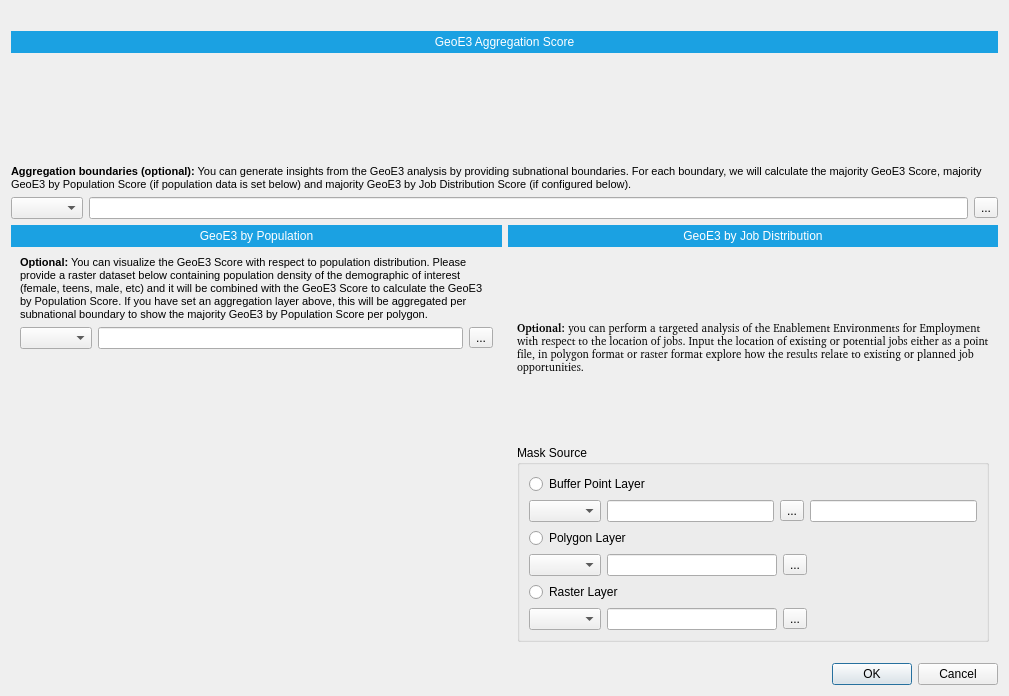
<?xml version="1.0" encoding="UTF-8"?>
<ui version="4.0">
 <class>AnalysisDialogBase</class>
 <widget class="QWidget" name="AnalysisDialogBase">
  <property name="geometry">
   <rect>
    <x>0</x>
    <y>0</y>
    <width>1009</width>
    <height>696</height>
   </rect>
  </property>
  <property name="windowTitle">
   <string>Form</string>
  </property>
  <layout class="QGridLayout" name="gridLayout_2">
   <item row="1" column="0">
    <layout class="QGridLayout" name="geoe3_layout">
     <item row="0" column="0">
      <widget class="QLabel" name="geoe3_title">
       <property name="sizePolicy">
        <sizepolicy hsizetype="Preferred" vsizetype="Minimum">
         <horstretch>0</horstretch>
         <verstretch>0</verstretch>
        </sizepolicy>
       </property>
       <property name="styleSheet">
        <string notr="true">background: #1BA1E2;
color: white;
padding: 4px;</string>
       </property>
       <property name="text">
        <string>GeoE3 Aggregation Score</string>
       </property>
       <property name="textFormat">
        <enum>Qt::PlainText</enum>
       </property>
       <property name="alignment">
        <set>Qt::AlignCenter</set>
       </property>
       <property name="wordWrap">
        <bool>true</bool>
       </property>
      </widget>
     </item>
     <item row="1" column="0">
      <widget class="QWidget" name="geoe3_container" native="true">
       <property name="sizePolicy">
        <sizepolicy hsizetype="Preferred" vsizetype="Fixed">
         <horstretch>0</horstretch>
         <verstretch>0</verstretch>
        </sizepolicy>
       </property>
       <property name="minimumSize">
        <size>
         <width>0</width>
         <height>100</height>
        </size>
       </property>
       <property name="autoFillBackground">
        <bool>false</bool>
       </property>
       <property name="styleSheet">
        <string notr="true"/>
       </property>
      </widget>
     </item>
    </layout>
   </item>
   <item row="6" column="0">
    <widget class="QDialogButtonBox" name="buttonBox">
     <property name="standardButtons">
      <set>QDialogButtonBox::Cancel|QDialogButtonBox::Ok</set>
     </property>
    </widget>
   </item>
   <item row="3" column="0">
    <layout class="QHBoxLayout" name="aggregation_layout">
     <item>
      <layout class="QHBoxLayout" name="horizontalLayout">
       <item>
        <widget class="QComboBox" name="aggregation_combo"/>
       </item>
       <item>
        <widget class="QLineEdit" name="aggregation_lineedit"/>
       </item>
       <item>
        <widget class="QToolButton" name="aggregation_toolbutton">
         <property name="text">
          <string>...</string>
         </property>
        </widget>
       </item>
      </layout>
     </item>
    </layout>
   </item>
   <item row="0" column="0">
    <widget class="QLabel" name="banner_label">
     <property name="text">
      <string/>
     </property>
     <property name="pixmap">
      <pixmap>../resources/geoe3-banner.png</pixmap>
     </property>
     <property name="scaledContents">
      <bool>true</bool>
     </property>
    </widget>
   </item>
   <item row="4" column="0">
    <layout class="QGridLayout" name="gridLayout">
     <property name="horizontalSpacing">
      <number>6</number>
     </property>
     <property name="verticalSpacing">
      <number>0</number>
     </property>
     <item row="0" column="1">
      <widget class="QLabel" name="geoe3_jobs_title">
       <property name="styleSheet">
        <string notr="true">background: #1BA1E2;
color: white;
padding: 4px;</string>
       </property>
       <property name="text">
        <string>GeoE3 by Job Distribution</string>
       </property>
       <property name="textFormat">
        <enum>Qt::PlainText</enum>
       </property>
       <property name="alignment">
        <set>Qt::AlignCenter</set>
       </property>
       <property name="wordWrap">
        <bool>true</bool>
       </property>
      </widget>
     </item>
     <item row="0" column="0">
      <widget class="QLabel" name="geoe3_x_population_title">
       <property name="styleSheet">
        <string notr="true">background: #1BA1E2;
color: white;
padding: 4px;</string>
       </property>
       <property name="text">
        <string>GeoE3 by Population</string>
       </property>
       <property name="textFormat">
        <enum>Qt::PlainText</enum>
       </property>
       <property name="alignment">
        <set>Qt::AlignCenter</set>
       </property>
       <property name="wordWrap">
        <bool>true</bool>
       </property>
      </widget>
     </item>
     <item row="1" column="1">
      <widget class="QWidget" name="geoe3_jobs_container" native="true">
       <property name="sizePolicy">
        <sizepolicy hsizetype="Preferred" vsizetype="Expanding">
         <horstretch>0</horstretch>
         <verstretch>0</verstretch>
        </sizepolicy>
       </property>
       <property name="autoFillBackground">
        <bool>false</bool>
       </property>
       <property name="styleSheet">
        <string notr="true"/>
       </property>
       <layout class="QGridLayout" name="gridLayout_4">
        <item row="1" column="0">
         <widget class="QGroupBox" name="mask_source_group">
          <property name="title">
           <string>Mask Source</string>
          </property>
          <layout class="QGridLayout" name="gridLayout_3">
           <item row="0" column="0">
            <widget class="QRadioButton" name="point_radio_button">
             <property name="text">
              <string>Buffer Point Layer</string>
             </property>
            </widget>
           </item>
           <item row="1" column="0">
            <layout class="QHBoxLayout" name="horizontalLayout_2">
             <item>
              <widget class="QComboBox" name="point_combo"/>
             </item>
             <item>
              <widget class="QLineEdit" name="point_lineedit"/>
             </item>
             <item>
              <widget class="QToolButton" name="point_tool_button">
               <property name="text">
                <string>...</string>
               </property>
              </widget>
             </item>
             <item>
              <widget class="QLineEdit" name="buffer_size"/>
             </item>
            </layout>
           </item>
           <item row="2" column="0">
            <widget class="QRadioButton" name="polygon_radio_button">
             <property name="text">
              <string>Polygon Layer</string>
             </property>
            </widget>
           </item>
           <item row="3" column="0">
            <layout class="QHBoxLayout" name="horizontalLayout_3">
             <item>
              <widget class="QComboBox" name="polygon_combo"/>
             </item>
             <item>
              <widget class="QLineEdit" name="polygon_lineedit"/>
             </item>
             <item>
              <widget class="QToolButton" name="polygon_tool_button">
               <property name="text">
                <string>...</string>
               </property>
              </widget>
             </item>
             <item>
              <spacer name="horizontalSpacer">
               <property name="orientation">
                <enum>Qt::Horizontal</enum>
               </property>
               <property name="sizeHint" stdset="0">
                <size>
                 <width>40</width>
                 <height>20</height>
                </size>
               </property>
              </spacer>
             </item>
            </layout>
           </item>
           <item row="4" column="0">
            <widget class="QRadioButton" name="raster_radio_button">
             <property name="text">
              <string>Raster Layer</string>
             </property>
            </widget>
           </item>
           <item row="5" column="0">
            <layout class="QHBoxLayout" name="horizontalLayout_4">
             <item>
              <widget class="QComboBox" name="raster_combo"/>
             </item>
             <item>
              <widget class="QLineEdit" name="raster_lineedit"/>
             </item>
             <item>
              <widget class="QToolButton" name="raster_tool_button">
               <property name="text">
                <string>...</string>
               </property>
              </widget>
             </item>
             <item>
              <spacer name="raster_spacer">
               <property name="orientation">
                <enum>Qt::Horizontal</enum>
               </property>
               <property name="sizeHint" stdset="0">
                <size>
                 <width>40</width>
                 <height>20</height>
                </size>
               </property>
              </spacer>
             </item>
            </layout>
           </item>
          </layout>
         </widget>
        </item>
        <item row="0" column="0">
         <widget class="QLabel" name="geoe3_x_jobs_description">
          <property name="font">
           <font>
            <family>Noto Sans [GOOG]</family>
            <pointsize>8</pointsize>
           </font>
          </property>
          <property name="text">
            <string>&lt;html&gt;&lt;head/&gt;&lt;body&gt;&lt;p&gt;&lt;span style=&quot; font-weight:600;&quot;&gt;Optional: &lt;/span&gt;you can perform a targeted analysis of the Enablement Environments for Employment with respect to the location of jobs. Input the location of existing or potential jobs either as a point file, in polygon format or raster format explore how the results relate to existing or planned job opportunities.&lt;/p&gt;&lt;/body&gt;&lt;/html&gt;</string>
          </property>
          <property name="wordWrap">
           <bool>true</bool>
          </property>
         </widget>
        </item>
       </layout>
      </widget>
     </item>
     <item row="1" column="0">
      <widget class="QWidget" name="geoe3_x_population_container" native="true">
       <property name="sizePolicy">
        <sizepolicy hsizetype="Preferred" vsizetype="Expanding">
         <horstretch>0</horstretch>
         <verstretch>0</verstretch>
        </sizepolicy>
       </property>
       <property name="autoFillBackground">
        <bool>false</bool>
       </property>
       <property name="styleSheet">
        <string notr="true"/>
       </property>
       <layout class="QGridLayout" name="gridLayout_5">
        <item row="0" column="0">
         <widget class="QLabel" name="geoe3_x_population_description">
          <property name="text">
            <string>&lt;html&gt;&lt;head/&gt;&lt;body&gt;&lt;p&gt;&lt;span style=&quot; font-size:8pt; font-weight:600;&quot;&gt;Optional:&lt;/span&gt;&lt;span style=&quot; font-size:8pt;&quot;&gt; You can visualize the GeoE3 Score with respect to population distribution. Please provide a raster dataset below containing population density of the demographic of interest (female, teens, male, etc) and it will be combined with the GeoE3 Score to calculate the GeoE3 by Population Score. If you have set an aggregation layer above, this will be aggregated per subnational boundary to show the majority GeoE3 by Population Score per polygon.&lt;/span&gt;&lt;/p&gt;&lt;/body&gt;&lt;/html&gt;</string>
          </property>
          <property name="wordWrap">
           <bool>true</bool>
          </property>
          <property name="openExternalLinks">
           <bool>false</bool>
          </property>
         </widget>
        </item>
        <item row="1" column="0">
         <layout class="QHBoxLayout" name="horizontalLayout_5">
          <item>
           <widget class="QComboBox" name="comboBox_4"/>
          </item>
          <item>
           <widget class="QLineEdit" name="lineEdit_4"/>
          </item>
          <item>
           <widget class="QToolButton" name="toolButton_4">
            <property name="text">
             <string>...</string>
            </property>
           </widget>
          </item>
         </layout>
        </item>
        <item row="2" column="0">
         <spacer name="verticalSpacer">
          <property name="orientation">
           <enum>Qt::Vertical</enum>
          </property>
          <property name="sizeHint" stdset="0">
           <size>
            <width>20</width>
            <height>170</height>
           </size>
          </property>
         </spacer>
        </item>
       </layout>
      </widget>
     </item>
    </layout>
   </item>
   <item row="5" column="0">
    <widget class="QWidget" name="help_widget" native="true">
     <property name="sizePolicy">
      <sizepolicy hsizetype="Preferred" vsizetype="Minimum">
       <horstretch>0</horstretch>
       <verstretch>0</verstretch>
      </sizepolicy>
     </property>
    </widget>
   </item>
   <item row="2" column="0">
    <widget class="QLabel" name="aggregation_description">
     <property name="text">
      <string>&lt;html&gt;&lt;head/&gt;&lt;body&gt;&lt;p&gt;&lt;span style=&quot; font-size:8pt; font-weight:600;&quot;&gt;Aggregation boundaries (optional):&lt;/span&gt;&lt;span style=&quot; font-size:8pt;&quot;&gt; You can generate insights from the GeoE3 analysis by providing subnational boundaries. For each boundary, we will calculate the majority GeoE3 Score, majority GeoE3 by Population Score (if population data is set below) and majority GeoE3 by Job Distribution Score (if configured below).&lt;/span&gt;&lt;/p&gt;&lt;/body&gt;&lt;/html&gt;</string>
     </property>
     <property name="wordWrap">
      <bool>true</bool>
     </property>
    </widget>
   </item>
  </layout>
 </widget>
 <resources/>
 <connections/>
</ui>
